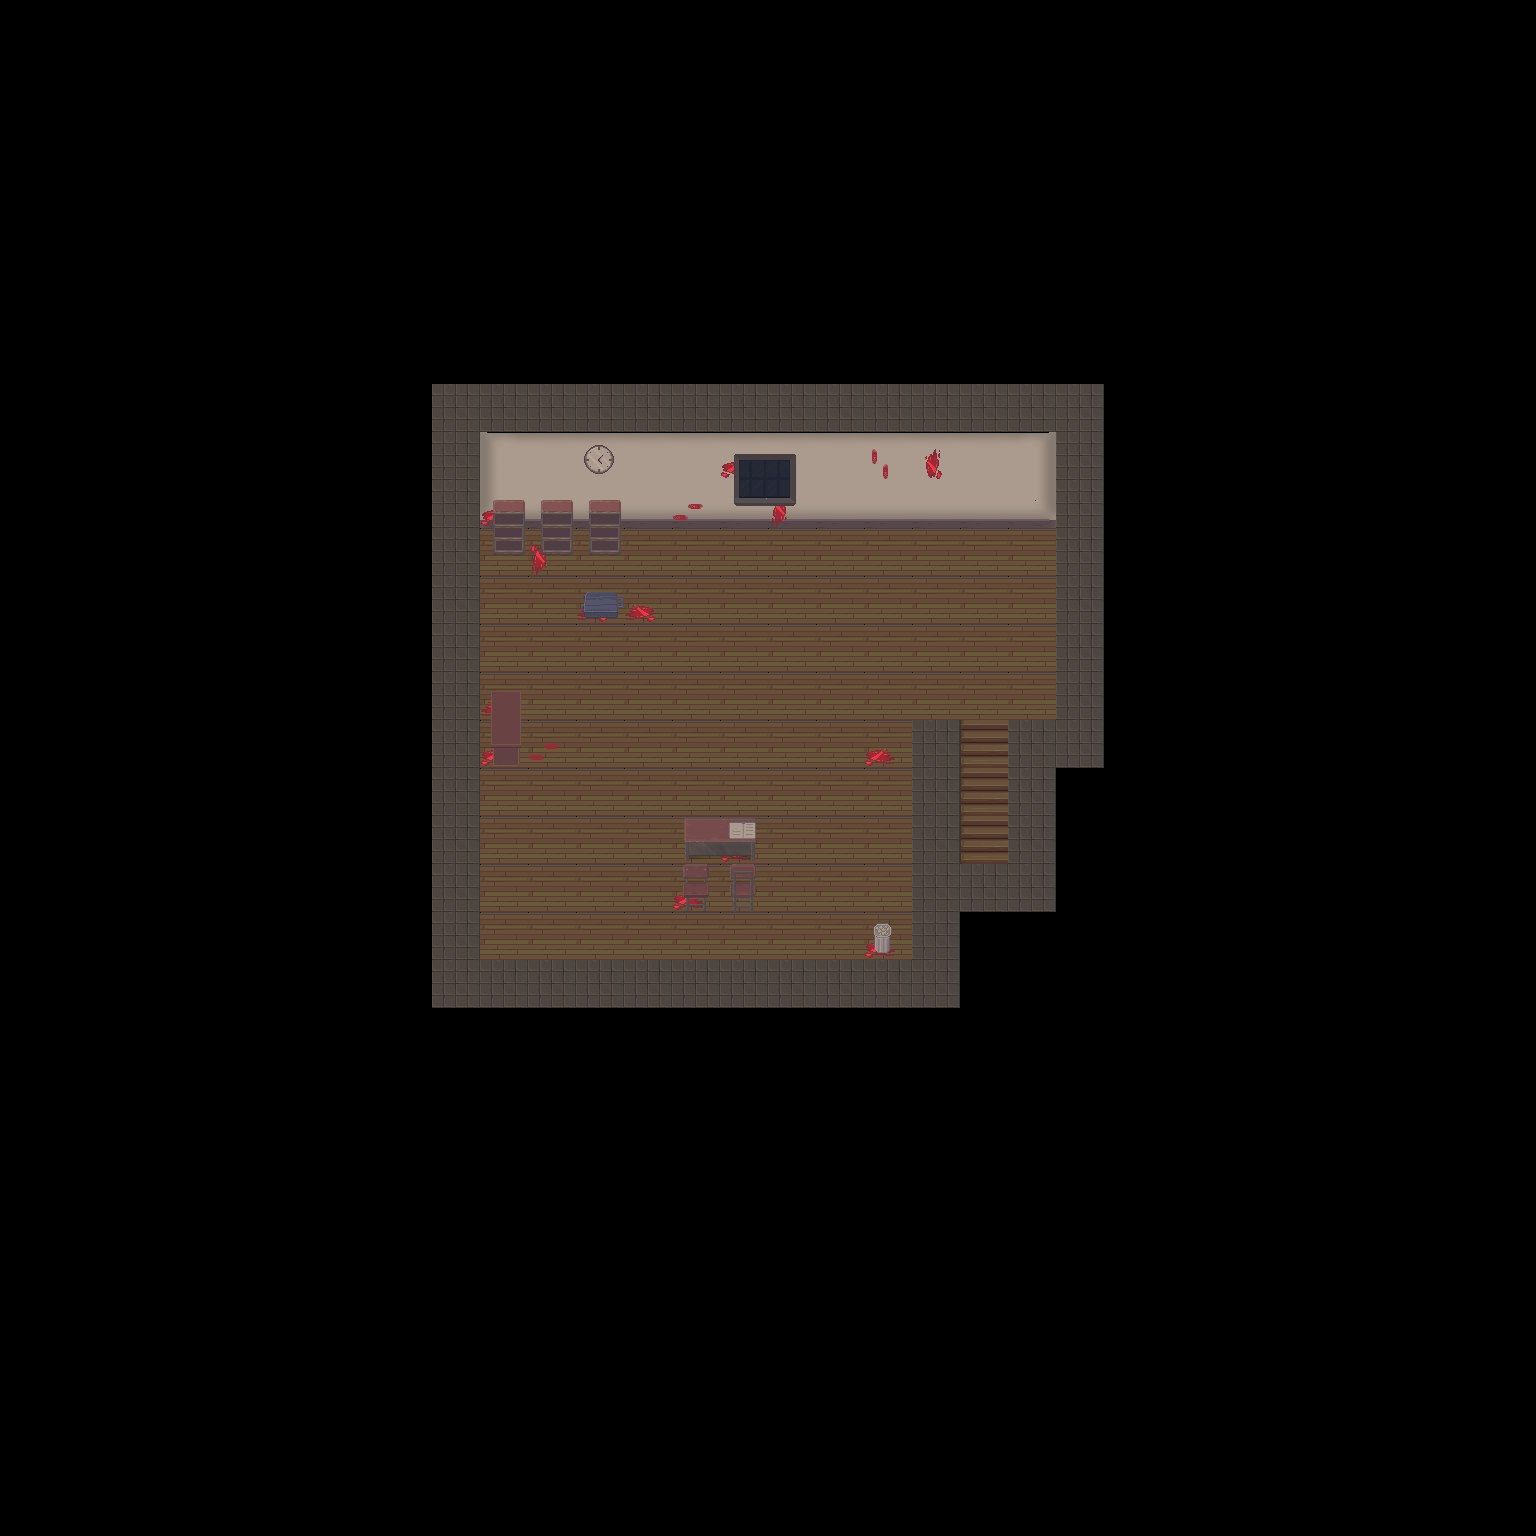

The image is a tile-based game level rendered from a .tmx file. Its description and source (layers, tilesets, objects; grid data summarised) follow:
An orthogonal 32x32 tile map with 48x48 px tiles, 6 tile layers (obstacle5, Tile Layer 2, Door, Tile Layer 1, ...), 4 tilesets.

<map version="1.10" tiledversion="1.11.0" orientation="orthogonal" renderorder="right-down" width="32" height="32" tilewidth="48" tileheight="48" infinite="0" nextlayerid="9" nextobjectid="1">
 <tileset firstgid="1" source="2.tsx" />
 <tileset firstgid="129" source="3.tsx" />
 <tileset firstgid="369" source="1.tsx" />
 <tileset firstgid="625" source="blood.tsx" />
 <layer id="3" name="obstacle5" width="32" height="32">
  <properties>
   <property name="obstacle5" type="bool" value="true" />
  </properties>
  <data>[1024 cells, 77 non-empty, 5 distinct tile ids]</data>
 </layer>
 <layer id="2" name="Tile Layer 2" width="32" height="32">
  <data>[1024 cells, 95 non-empty, 2 distinct tile ids]</data>
 </layer>
 <layer id="8" name="Door" width="32" height="32">
  <properties>
   <property name="type" value="door" />
  </properties>
  <data>[1024 cells, 1 non-empty, 1 distinct tile ids]</data>
 </layer>
 <layer id="1" name="Tile Layer 1" width="32" height="32">
  <data>[1024 cells, 16 non-empty, 3 distinct tile ids]</data>
 </layer>
 <layer id="4" name="obstacle6" width="32" height="32">
  <properties>
   <property name="obstacle6" type="bool" value="true" />
  </properties>
  <data>[1024 cells, 19 non-empty, 15 distinct tile ids]</data>
 </layer>
 <layer id="7" name="Quiz5" width="32" height="32">
  <data>[1024 cells, 1 non-empty, 1 distinct tile ids]</data>
 </layer>
</map>
